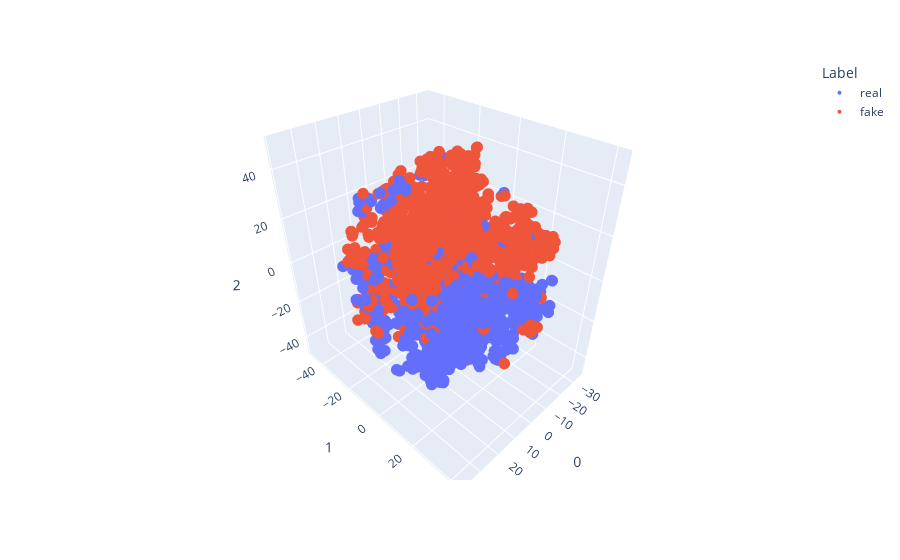

Notebook code cell kept with this figure:
### Code cell
from sklearn.manifold import TSNE
import plotly.express as px

tsne = TSNE(n_components=3, random_state=0)
projections = tsne.fit_transform(tf_idf_pre_2, )

fig = px.scatter_3d(
    projections, x=0, y=1, z=2,
    color=data.label, labels={'color': 'Label'}
)
fig.update_traces(marker_size=4)
fig.show()

### Figure 1 — Plotly figure (JSON) as saved in the notebook; plotly's stock layout.template omitted (floating-point values rounded to 4 significant figures; data arrays with more than 128 entries replaced by an {"elided": "..."} marker saying what was removed)
{"data": [{"hovertemplate": "Label=real<br>0=%{x}<br>1=%{y}<br>2=%{z}<extra></extra>", "legendgroup": "real", "marker": {"color": "#636efa", "size": 4, "symbol": "circle"}, "mode": "markers", "name": "real", "scene": "scene", "showlegend": true, "type": "scatter3d", "x": {"elided": "1090 float values"}, "y": {"elided": "1090 float values"}, "z": {"elided": "1090 float values"}}, {"hovertemplate": "Label=fake<br>0=%{x}<br>1=%{y}<br>2=%{z}<extra></extra>", "legendgroup": "fake", "marker": {"color": "#EF553B", "size": 4, "symbol": "circle"}, "mode": "markers", "name": "fake", "scene": "scene", "showlegend": true, "type": "scatter3d", "x": {"elided": "1002 float values"}, "y": {"elided": "1002 float values"}, "z": {"elided": "1002 float values"}}], "layout": {"legend": {"title": {"text": "Label"}, "tracegroupgap": 0}, "margin": {"t": 60}, "scene": {"domain": {"x": [0, 1], "y": [0, 1]}, "xaxis": {"title": {"text": "0"}}, "yaxis": {"title": {"text": "1"}}, "zaxis": {"title": {"text": "2"}}}}}
